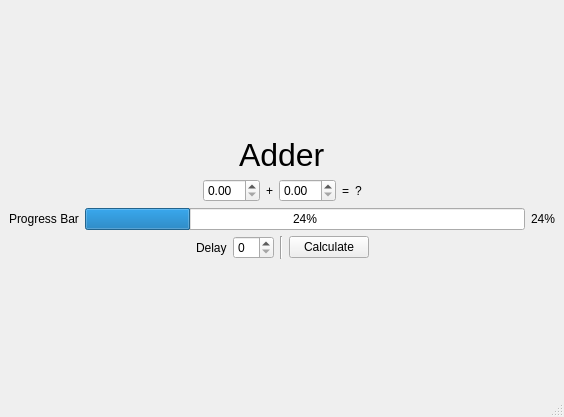
<?xml version="1.0" encoding="UTF-8"?>
<ui version="4.0">
 <class>MainWindow</class>
 <widget class="QMainWindow" name="MainWindow">
  <property name="geometry">
   <rect>
    <x>0</x>
    <y>0</y>
    <width>564</width>
    <height>417</height>
   </rect>
  </property>
  <property name="windowTitle">
   <string>MainWindow</string>
  </property>
  <widget class="QWidget" name="centralwidget">
   <layout class="QVBoxLayout" name="verticalLayout">
    <item>
     <spacer name="verticalSpacer">
      <property name="orientation">
       <enum>Qt::Vertical</enum>
      </property>
      <property name="sizeHint" stdset="0">
       <size>
        <width>20</width>
        <height>80</height>
       </size>
      </property>
     </spacer>
    </item>
    <item>
     <layout class="QHBoxLayout" name="horizontalLayout">
      <item>
       <spacer name="horizontalSpacer">
        <property name="orientation">
         <enum>Qt::Horizontal</enum>
        </property>
        <property name="sizeHint" stdset="0">
         <size>
          <width>40</width>
          <height>20</height>
         </size>
        </property>
       </spacer>
      </item>
      <item>
       <widget class="QLabel" name="label">
        <property name="font">
         <font>
          <family>Arial</family>
          <pointsize>24</pointsize>
         </font>
        </property>
        <property name="text">
         <string>Adder</string>
        </property>
       </widget>
      </item>
      <item>
       <spacer name="horizontalSpacer_2">
        <property name="orientation">
         <enum>Qt::Horizontal</enum>
        </property>
        <property name="sizeHint" stdset="0">
         <size>
          <width>40</width>
          <height>20</height>
         </size>
        </property>
       </spacer>
      </item>
     </layout>
    </item>
    <item>
     <layout class="QHBoxLayout" name="horizontalLayout_6">
      <item>
       <spacer name="horizontalSpacer_3">
        <property name="orientation">
         <enum>Qt::Horizontal</enum>
        </property>
        <property name="sizeHint" stdset="0">
         <size>
          <width>40</width>
          <height>20</height>
         </size>
        </property>
       </spacer>
      </item>
      <item>
       <layout class="QHBoxLayout" name="horizontalLayout_3">
        <item>
         <widget class="QDoubleSpinBox" name="lhsInputA"/>
        </item>
        <item>
         <widget class="QLabel" name="label_2">
          <property name="text">
           <string>+</string>
          </property>
         </widget>
        </item>
        <item>
         <widget class="QDoubleSpinBox" name="rhsInputB"/>
        </item>
        <item>
         <widget class="QLabel" name="label_3">
          <property name="text">
           <string>=</string>
          </property>
         </widget>
        </item>
        <item>
         <widget class="QLabel" name="result">
          <property name="text">
           <string>?</string>
          </property>
         </widget>
        </item>
       </layout>
      </item>
      <item>
       <spacer name="horizontalSpacer_4">
        <property name="orientation">
         <enum>Qt::Horizontal</enum>
        </property>
        <property name="sizeHint" stdset="0">
         <size>
          <width>40</width>
          <height>20</height>
         </size>
        </property>
       </spacer>
      </item>
     </layout>
    </item>
    <item>
     <layout class="QHBoxLayout" name="horizontalLayout_4">
      <item>
       <widget class="QLabel" name="label_5">
        <property name="text">
         <string>Progress Bar</string>
        </property>
       </widget>
      </item>
      <item>
       <widget class="QProgressBar" name="progressBar">
        <property name="value">
         <number>24</number>
        </property>
       </widget>
      </item>
      <item>
       <widget class="QLabel" name="label_6">
        <property name="text">
         <string>24%</string>
        </property>
       </widget>
      </item>
     </layout>
    </item>
    <item>
     <layout class="QHBoxLayout" name="horizontalLayout_5">
      <item>
       <spacer name="horizontalSpacer_5">
        <property name="orientation">
         <enum>Qt::Horizontal</enum>
        </property>
        <property name="sizeHint" stdset="0">
         <size>
          <width>40</width>
          <height>20</height>
         </size>
        </property>
       </spacer>
      </item>
      <item>
       <widget class="QLabel" name="label_7">
        <property name="text">
         <string>Delay</string>
        </property>
       </widget>
      </item>
      <item>
       <widget class="QSpinBox" name="timeCost"/>
      </item>
      <item>
       <widget class="Line" name="line">
        <property name="orientation">
         <enum>Qt::Vertical</enum>
        </property>
       </widget>
      </item>
      <item>
       <widget class="QPushButton" name="pushButton">
        <property name="text">
         <string>Calculate</string>
        </property>
       </widget>
      </item>
      <item>
       <spacer name="horizontalSpacer_6">
        <property name="orientation">
         <enum>Qt::Horizontal</enum>
        </property>
        <property name="sizeHint" stdset="0">
         <size>
          <width>40</width>
          <height>20</height>
         </size>
        </property>
       </spacer>
      </item>
     </layout>
    </item>
    <item>
     <spacer name="verticalSpacer_2">
      <property name="orientation">
       <enum>Qt::Vertical</enum>
      </property>
      <property name="sizeHint" stdset="0">
       <size>
        <width>20</width>
        <height>80</height>
       </size>
      </property>
     </spacer>
    </item>
   </layout>
  </widget>
  <widget class="QMenuBar" name="menubar">
   <property name="geometry">
    <rect>
     <x>0</x>
     <y>0</y>
     <width>564</width>
     <height>43</height>
    </rect>
   </property>
  </widget>
  <widget class="QStatusBar" name="statusbar"/>
 </widget>
 <resources/>
 <connections/>
</ui>
